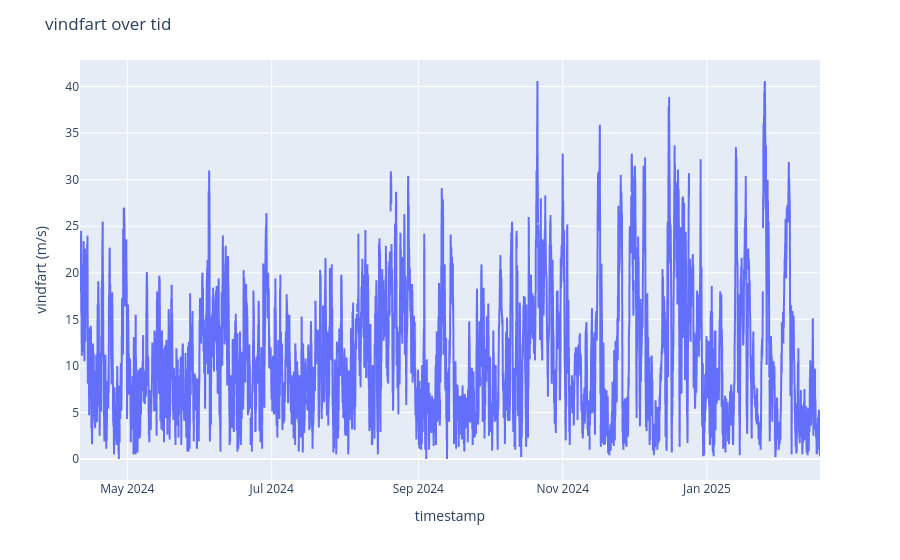

The notebook cell saved with this chart:
### Code cell
# visualiserer vindfart over tid via lineplot
fig = px.line(weather_df, "timestamp", "wind_speed")
fig.update_layout(title="vindfart over tid", yaxis_title="vindfart (m/s)")
fig.show()

### Figure 1 — Plotly figure (JSON) as saved in the notebook; plotly's stock layout.template omitted (floating-point values rounded to 4 significant figures; data arrays with more than 128 entries replaced by an {"elided": "..."} marker saying what was removed)
{"data": [{"hovertemplate": "timestamp=%{x}<br>wind_speed=%{y}<extra></extra>", "legendgroup": "", "line": {"color": "#636efa", "dash": "solid"}, "marker": {"symbol": "circle"}, "mode": "lines", "name": "", "showlegend": false, "type": "scattergl", "x": {"elided": "7507 str values"}, "xaxis": "x", "y": {"elided": "7507 float values"}, "yaxis": "y"}], "layout": {"legend": {"tracegroupgap": 0}, "margin": {"t": 60}, "title": {"text": "vindfart over tid"}, "xaxis": {"anchor": "y", "domain": [0, 1], "title": {"text": "timestamp"}}, "yaxis": {"anchor": "x", "domain": [0, 1], "title": {"text": "vindfart (m/s)"}}}}
